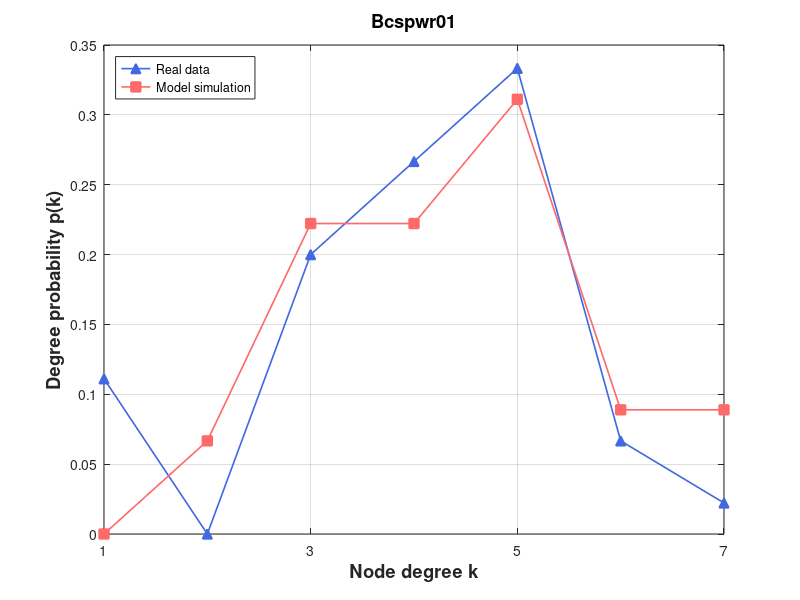

MATLAB code to generate this figure:
% Create some data
% 定义度数直方图

degree_hist1 = [0, 5, 0, 9, 12, 15, 3, 1];
degree_hist2 = [0, 0, 3, 10, 10, 14, 4, 4];

% 将度数直方图转换为浮点型数组
 [0, 105, 92, 79, 51, 47, 24, 14, 6, 5, 2, 3, 4, 2, 1, 1, 1, 1, 2]
degree_hist1 = double(degree_hist1);
degree_hist2 = double(degree_hist2);

degree1 = degree_hist1(2:end);
degree2 = degree_hist2(2:end);
% 计算度数概率
degree_prob1 = degree1 / sum(degree1);
degree_prob2 = degree2 / sum(degree2);

figure

set(gca, 'FontSize', 12);

  
plot(1:length(degree_prob1), degree_prob1, '^-','Color',[65/256,105/256,225/256],'LineWidth',1.2,'Markersize',7,'MarkerFaceColor',[65/256,105/256,225/256])

hold on
%plot(eb, predictionData,'ro-','LineWidth',1.2,'Markersize',7,'MarkerFaceColor','r')
%plot(eb, predictionData, 's-','Color',[171/256,130/256,255/256],'LineWidth',1.2,'Markersize',7,'MarkerFaceColor',[171/256,130/256,255/256]) 
%plot(eb, epsilon7, 's-','Color',[0/256,206/256,209/256],'LineWidth',1.2,'Markersize',7,'MarkerFaceColor',[0/256,206/256,209/256])

%plot(eb, size700, 's-','Color',[171/256,130/256,255/256],'LineWidth',1.2,'Markersize',7,'MarkerFaceColor',[171/256,130/256,255/256]) %Purple
plot(1:length(degree_prob2), degree_prob2, 's-','Color',[255/256,106/256,106/256],'LineWidth',1.2,'Markersize',7,'MarkerFaceColor',[255/256,106/256,106/256])



% Turn on the grid
grid on

% Add title and axis labels
%title('Performance of Baseband QPSK')
xlabel('Node degree k','FontSize',13.2,'FontWeight','bold')
ylabel('Degree probability p(k)','FontSize',13.2,'FontWeight','bold')
legend('Real data', 'Model simulation', 'Location', 'northwest');  
% title('Wikibooks (Initial)', 'FontSize', 13.2, 'FontWeight', 'bold')
title('Bcspwr01', 'FontSize', 13.2, 'FontWeight', 'bold')
% axis([0.03 1.02 0 0.35])
%set(gca,'xtick',[xmin:step:xmax])
% set(gca,'xtick',[1:1000:11000])
set(gca,'xtick', 1:2:max(length(degree_prob1),length(degree_prob2)))
% set(gca,'xticklabels',{'0','0.16','0.32','0.48','0.64','0.80'});
%set(gca,'ytick',[0:0.05:0.35])
xlim([1 max(length(degree_prob1),length(degree_prob2))])
%set(gca,'xscale','log')
